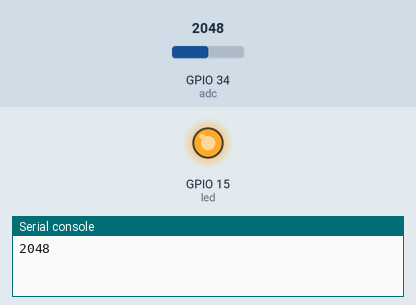
Simulated run of this program. Board: ESP32 board running MicroPython. Parts: output pins drawn as LEDs (lit = HIGH), the last lines printed to the serial console. Inputs (shaded band) come from the test bench; at power-on: GPIO 34 (adc) = 2048 (analog values on the 0–4095 scale).

Above: at 1.2 s.
1.3 s: GPIO 34 (adc) set to 630
5.3 s: GPIO 34 (adc) set to 541
At 7.0 s:
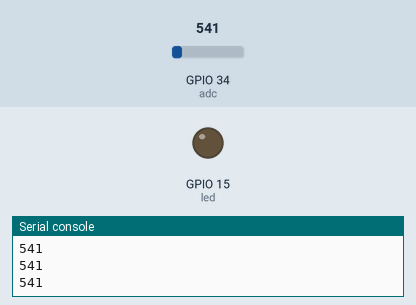
9.3 s: GPIO 34 (adc) set to 640
At 9.6 s:
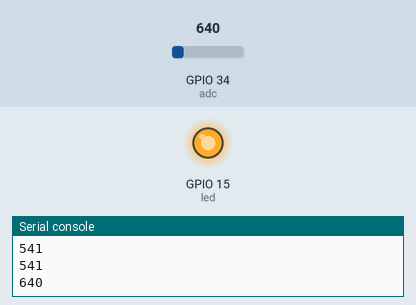
13.3 s: GPIO 34 (adc) set to 560
At 16.7 s:
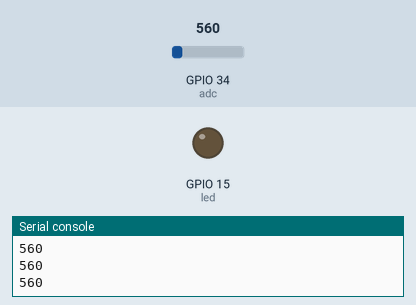
Timing chart, 0 to 18.2 s (numbered marks = the images above; inputs shaded):
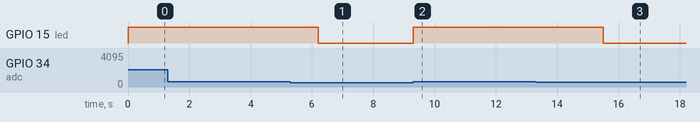

The program:

lesson_52_sound_controlled_lights.py
```python
from machine import ADC, Pin
import time

# Turn on and configure the ADC with the range of 0-3.3V
adc=ADC(Pin(34))
adc.atten(ADC.ATTN_11DB)
adc.width(ADC.WIDTH_12BIT)

led = Pin(15,Pin.OUT)

while True:
    adcVal=adc.read()
    print(adcVal)
    if adcVal > 600:
        led.value(1)
        time.sleep(3)
    else:
        led.value(0)
    time.sleep(0.1)
    
```

Measured:
- the behaviour switches between 601 and 600 on GPIO 34 (adc) (found by bisection; images 0 and 1)
- after the input at 5.3 s, GPIO 15 (led): HIGH → LOW after 0.90 s
- after the input at 9.3 s, GPIO 15 (led): LOW → HIGH at once
- after the input at 13.3 s, GPIO 15 (led): HIGH → LOW after 2.2 s
